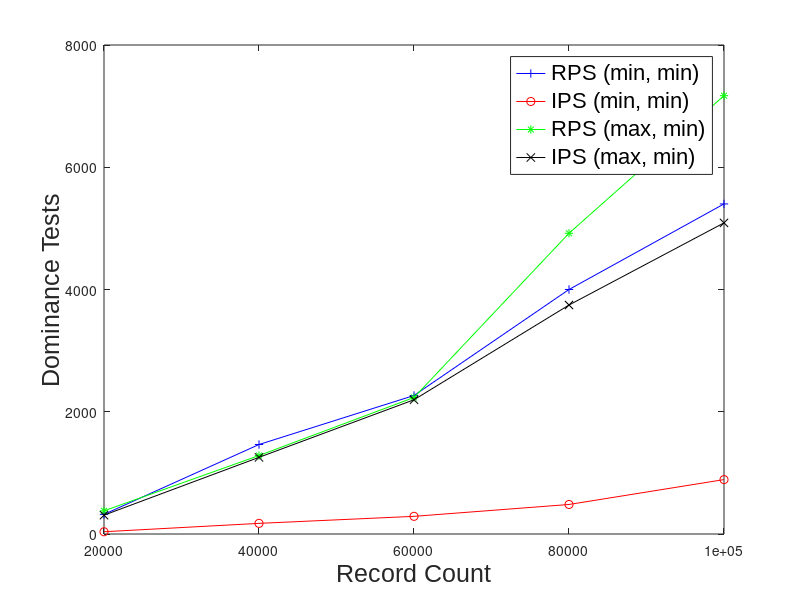

Reproduce this figure in MATLAB.
x=[20000 40000 60000 80000 100000]

%P-B (Min, Min)
y1=[
    321
    1464
    2266
    4000
    5400
]

%I-B (Min, Min)
y2=[
    37
    174
    289
    483
    890
]

%P-B (Max, Min)
y3=[

    379
    1284
    2233
    4920
    7171
]

%I-B (Max, Min)
y4=[
    308
    1254
    2196
    3746
    5090
]


%plot(x, y1, 'b-+', x, y2, 'r-o', x, y3, 'g-*', x, y4, 'k-x');
%ylabel('Dominance Tests');
%xlabel('Record Count');
%legend('P-B (min, min)', 'I-B (min, min)', 'P-B (max, min)', 'I-B (max, min)', 'location', 'NorthWest');
%axis tight
%set(gca, 'XTick', x)
%title('Execution Time vs Image Size');
%print -deps execution_time.eps

figure1 = figure;
axes1 = axes('Parent',figure1,'FontSize',18,'FontName','Arial');
plot1 = plot(x,[y1, y2, y3, y4],'Parent',axes1);
set(plot1(1),'Marker','+','Color','b','DisplayName','RPS (min, min)');
set(plot1(2),'Marker','o','Color','r','DisplayName','IPS (min, min)');
set(plot1(3),'Marker','*','Color','g','DisplayName','RPS (max, min)');
set(plot1(4),'Marker','x','Color','k','DisplayName','IPS (max, min)');

ylabel('Dominance Tests','FontSize',18,'FontName','Arial');
xlabel('Record Count','FontSize',18,'FontName','Arial');

legend1 = legend(axes1,'show');
set(legend1, 'FontName','Arial', 'FontSize', 16);